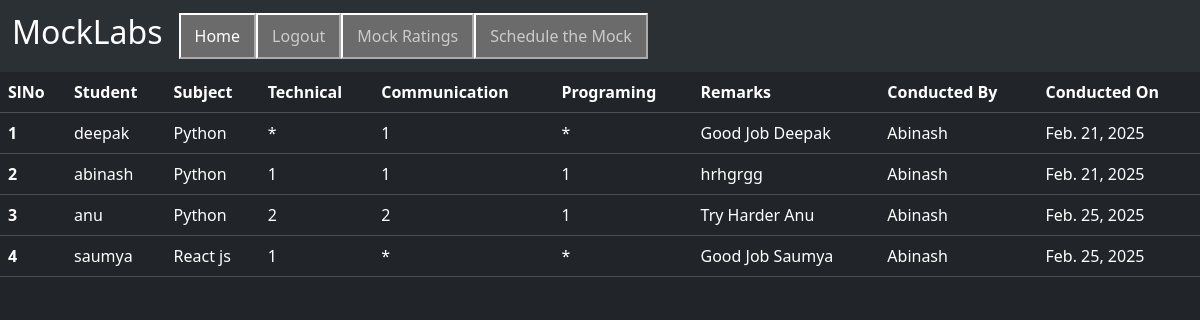
The app's page /hr/mock_ratings/ (signed in), older data.
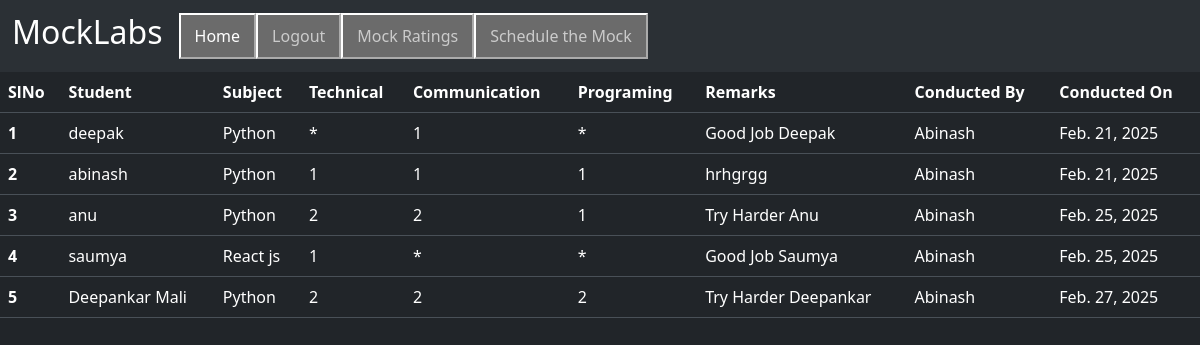
The same page, newer data.
### hr/models.py (models this page shows, shortened)
class StudentRating(models.Model):
    subjects = [
        ('Python','Python'),
        ('Java','Java'),
        ('MongoDB','MongoDB'),
        ('React js','Reactjs'),
        ('ExpressJs','ExpressJs'),
        ('Nodejs','Nodejs'),
        ('SQL','SQL'),
        ('WEB_TECH','WEB_TECH'),
        ('DJango','Django'),
        ('Spring','Spring'),
        ('HyberNet','HyberNet'),
        ('SpringBoot','SpringBoot'),
    ]
    Ratings = [
        ('*','*'),
        ('1','1'),
        ('2','2'),
        ('3','3'),
    ]
    student = models.ForeignKey(User,on_delete=models.CASCADE,related_name='rating')
    subject = models.CharField(max_length=100,choices=subjects,default='Python')
    Technical = models.CharField(max_length=200,choices=Ratings,default='1')
    Communication = models.CharField(max_length=100,choices=Ratings,default='1')
    Programming = models.CharField(max_length=50,choices=Ratings,default='1')
    remarks = models.CharField(max_length=200)
    conducted_by = models.ForeignKey(User,on_delete=models.CASCADE,related_name='by')
    conducted_on = models.DateField(auto_now=True, auto_now_add=False)

### hr/views.py (the view)
    def inner(request,*args,**kwargs):
        hrun = request.session.get('hrun')
        if hrun:
            return func(request,*args,**kwargs)
        return HttpResponseRedirect(reverse('hr_login'))

### hr/views.py (called while the page is built)
def hr_login_required(func):
    def inner(request,*args,**kwargs):
        hrun = request.session.get('hrun')
        if hrun:
            return func(request,*args,**kwargs)
        return HttpResponseRedirect(reverse('hr_login'))
    return inner

@hr_login_required
def mock_ratings(request):
    SO = StudentRating.objects.all()
    d = {'SO':SO}
    return render(request,'hr/mock_ratings.html',d)

### templates/hr/mock_ratings.html (shortened to what this page needs)
{% extends "hr/base.html" %}
{% block content %}
<table class="table">
    <thead>
      <tr>
        <th scope="col">SlNo</th>
        <th scope="col">Student</th>
        <th scope="col">Subject</th>
        <th scope="col">Technical</th>
        <th scope="col">Communication</th>
        <th scope="col">Programing</th>
        <th scope="col">Remarks</th>
        <th scope="col">Conducted By</th>
        <th scope="col">Conducted On</th>
    </tr>
    </thead>
    <tbody>
        {% for std in SO  %}
        <tr>
            <th scope="row">{{forloop.counter}}</th>
            <td>{{std.student.username}}</td>
            <td>{{std.subject}}</td>
            <td>{{std.Technical}}</td>
            <td>{{std.Communication}}</td>
            <td>{{std.Programming}}</td>
            <td>{{std.remarks}}</td>
            <td>{{std.conducted_by.first_name}}</td>
            <td>{{std.conducted_on}}</td>
        </tr>
        {% endfor %}
    </tbody>
  </table>
{% endblock content %}

### templates/hr/base.html (shortened to what this page needs)
<!DOCTYPE html>
<html lang="en" data-bs-theme="dark">
<head>
    <link href="https://cdn.jsdelivr.net/npm/bootstrap@5.3.3/dist/css/bootstrap.min.css" rel="stylesheet">
    <link rel="stylesheet" href="/static/css/student/student_home.css">
    <link rel="stylesheet" href="/static/css/student/student_register.css">
</head>
<body>
    <nav class="navbar navbar-expand-lg bg-body-tertiary">
        <div class="container-fluid">
          <a class="navbar-brand" href="#"><h2>MockLabs</h2></a>
          <div class="collapse navbar-collapse" id="navbarNav">
            <ul class="navbar-nav">
              <li class="nav-item">
                <button><a class="nav-link active" aria-current="page" href="{% url 'hr_home' %}">Home</a></button>
              </li>
              {% if user.is_authenticated %}
              <li class="nav-item">
                <button><a class="nav-link" href="{% url 'hr_logout' %}">Logout</a></button>
              </li>
              <li class="nav-item">
                <button><a class="nav-link" href="{% url 'mock_ratings' %}">Mock Ratings</a></button>
              </li>
              <li class="nav-item">
                <button><a class="nav-link" href="{% url 'schedule_mock' %}">Schedule the Mock</a></button>
              </li>
              {% else %}
              <li class="nav-item">
                <button><a class="nav-link" href="{% url 'hr_login' %}">Login</a></button>
              </li>
              {% endif %}
            </ul>
          </div>
        </div>
      </nav>
    {% block content %}
    {% endblock content %}
</body>
</html>

Row changes from the older to the newer data that the page shows:
added StudentRating: student.username "Deepankar Mali", subject "Python", Technical "2", Communication "2", Programming "2", remarks "Try Harder Deepankar", conducted_by.first_name "Abinash", conducted_on "Feb. 27, 2025"
